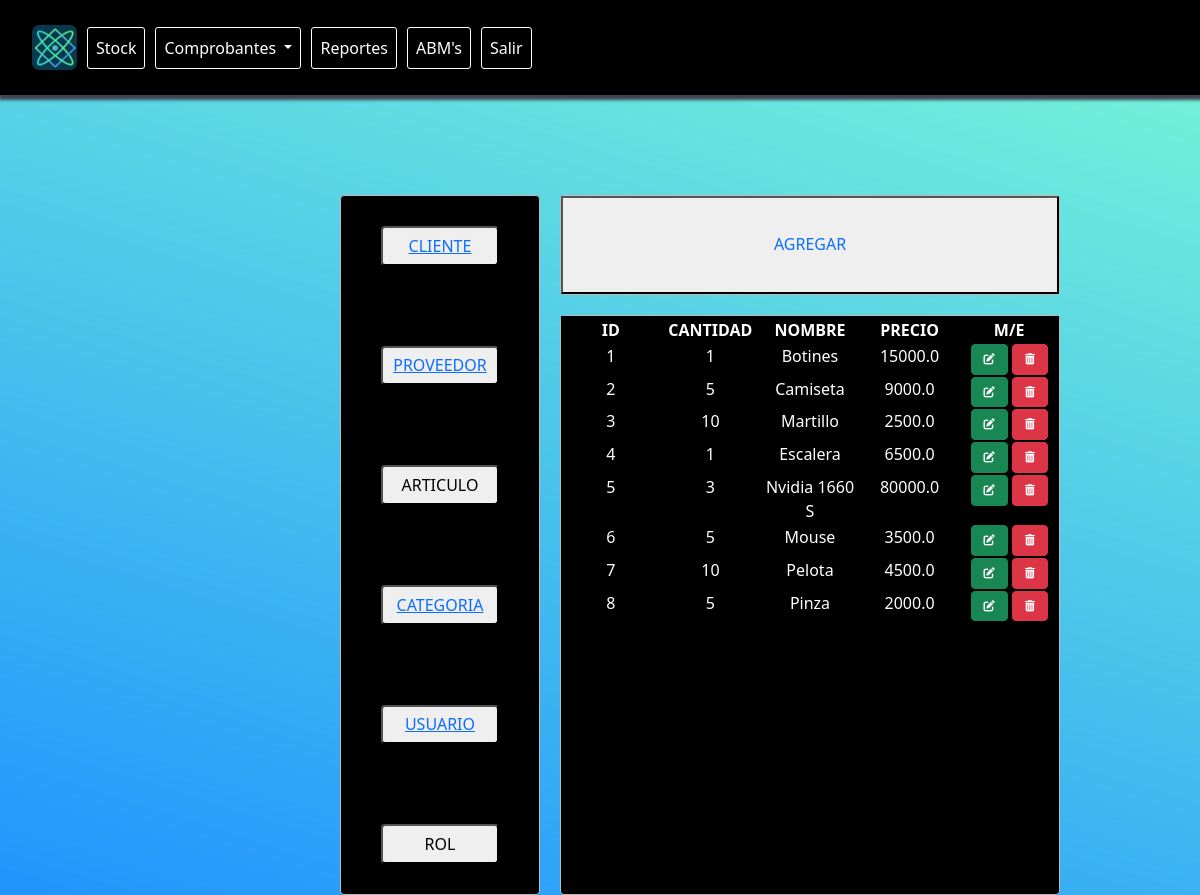
Screenshot of /abm/abmarticulo/ (signed in) with the database file from the repository.
### AppArticulos/models.py (models this page shows, shortened)
class Articulo(models.Model):
    id_articulo=models.IntegerField(primary_key = True)
    nombre=models.CharField('Nombre', max_length=50)
    categoria=models.ForeignKey(Categoria, on_delete=models.CASCADE)
    precio=models.FloatField('Precio')
    disponibilidad=models.BooleanField(default=True)
    cantidad=models.IntegerField('Cantidad')
    created=models.DateTimeField(auto_now_add=True)
    updated=models.DateTimeField(auto_now_add=True)
    class Meta:
        verbose_name="Articulo"
        verbose_name_plural="Articulos"

### AppABM/views.py (the view)
# urls.py: path('abmarticulo/', views.abmarticulo, name="abmarticulo"),
@login_required
def abmarticulo(request):
    articulo = Articulo.objects.all()
    return render(request, "AppABM/abmarticulo.html", {"art":articulo})

### AppABM/templates/AppAbm/abmarticulo.html
{% extends "base/base.html" %}
{% load static %}
{% block content %}
<div class="todo">
    <div class="cuadrado">
        <div class="cuadro uno">
            <button type="button" class="botonesabm uno">
                <a href="{% url 'Abm' %}">CLIENTE</a>
            </button>
            <button type="button" class="botonesabm">
                <a href="{% url 'abmproveedor' %}">PROVEEDOR</a>
            </button>
            <button type="button" class="botonesabm">
                ARTICULO
            </button>
            <button type="button" class="botonesabm">
                <a href="{% url 'abmcategoria' %}">CATEGORIA</a>
            </button>
            <button type="button" class="botonesabm">
                <a href="{% url 'abmusuario' %}">USUARIO</a>
            </button>
            <button type="button" class="botonesabm">
                ROL
            </button>
        </div>
        <div class="cuadrado dos">
            <div class="cuadro dos">
                <button type="button" class="botonagregar">
                    <a class="nav-link stock {% if '/agregar/' in request.path %} active {% endif %} prueba" aria-current="page" href="{% url 'agregar_articulo' %}"> AGREGAR</a>
                </button>
            </div>
            <div class="cuadro tres">
                <table>
                    <thead class="headtabledosar">
                        <tr>
                            <th class="titulotablaar">ID</th>
                            <th class="titulotablaar">CANTIDAD</th>
                            <th class="titulotablaar">NOMBRE</th>
                            <th class="titulotablaar">PRECIO</th>
                            <th class="titulotablaar">M/E</th>
                        </tr>
                    </thead>
                    <tbody>
                        {% if art %}
                            {% for articulos in art %}
                            <tr class="articulosabm">
                                <td class="contenidotablaar">{{ articulos.id_articulo }}</td>
                                <td class="contenidotablaar">{{ articulos.cantidad }}</td>
                                <td class="contenidotablaar">{{ articulos.nombre }}</td>
                                <td class="contenidotablaar">{{ articulos.precio }}</td>
                                <td class="contenidotablaar">
                                    <a href="{% url 'modificar_articulo' articulos.id_articulo %}" class="btn btn-success" style="font-size: 70%;"><i class="fa-solid fa-pen-to-square"></i></a>
                                    <a href="{% url 'modificar_cliente' articulos.id_articulo %}" class="btn btn-danger" style="font-size: 70%;"><i class="fa-solid fa-trash-can"></i></a>
                                </td>
                            </tr>
                            {% endfor %}
                        {% endif %}
                    </tbody>
                </table>
            </div>
        </div>
    </div>
</div>
{% endblock %}

### static/base/css/styles.css (style rules this page uses)
.bodybase { background: url("/static/base/img/back2.jpg") no-repeat fixed; }
.nav-link.stock { display: inline-block; width: 100%; height: 100%; margin-top: 25px; }
.todo { margin-right: auto; margin-left: auto; }
.cuadrado { margin-top: 100px; display: grid; grid-gap: 20px; grid-template-columns: 45% 50%; }
.botonesabm { margin-left: auto; margin-right: auto; width: 60%; height: 40%; border-radius:4px; }
.cuadrado.dos { display: inline-block; display: grid; grid-gap: 20px; grid-template-columns: 1fr; margin-top: 0px; }
.cuadro { border-radius:4px; border:1px solid #bbb; display: inline-block; display: grid; grid-gap: 20px; }
.cuadro.uno { background-color: black; text-align: center; width: 200px; height: 700px; margin-left: auto; align-items: center; }
.cuadro.dos { background-color: black; text-align: center; width: 500px; height: 100px; }
.cuadro.tres { background-color: black; text-align: center; width: 500px; height: 580px; }
.articulosabm { color: white; display: flex; }
.headtabledosar { background-color: black; color: white; }
.titulotablaar { display: inline-block; width: 20%; }
.contenidotablaar { display: inline-block; width: 20%; }

### rows the page displays
Articulo: id_articulo "1", cantidad "1", nombre "Botines", precio "15000.0"
Articulo: id_articulo "2", cantidad "5", nombre "Camiseta", precio "9000.0"
Articulo: id_articulo "3", cantidad "10", nombre "Martillo", precio "2500.0"
Articulo: id_articulo "4", cantidad "1", nombre "Escalera", precio "6500.0"
Articulo: id_articulo "5", cantidad "3", nombre "Nvidia 1660 S", precio "80000.0"
Articulo: id_articulo "6", cantidad "5", nombre "Mouse", precio "3500.0"
Articulo: id_articulo "7", cantidad "10", nombre "Pelota", precio "4500.0"
Articulo: id_articulo "8", cantidad "5", nombre "Pinza", precio "2000.0"
